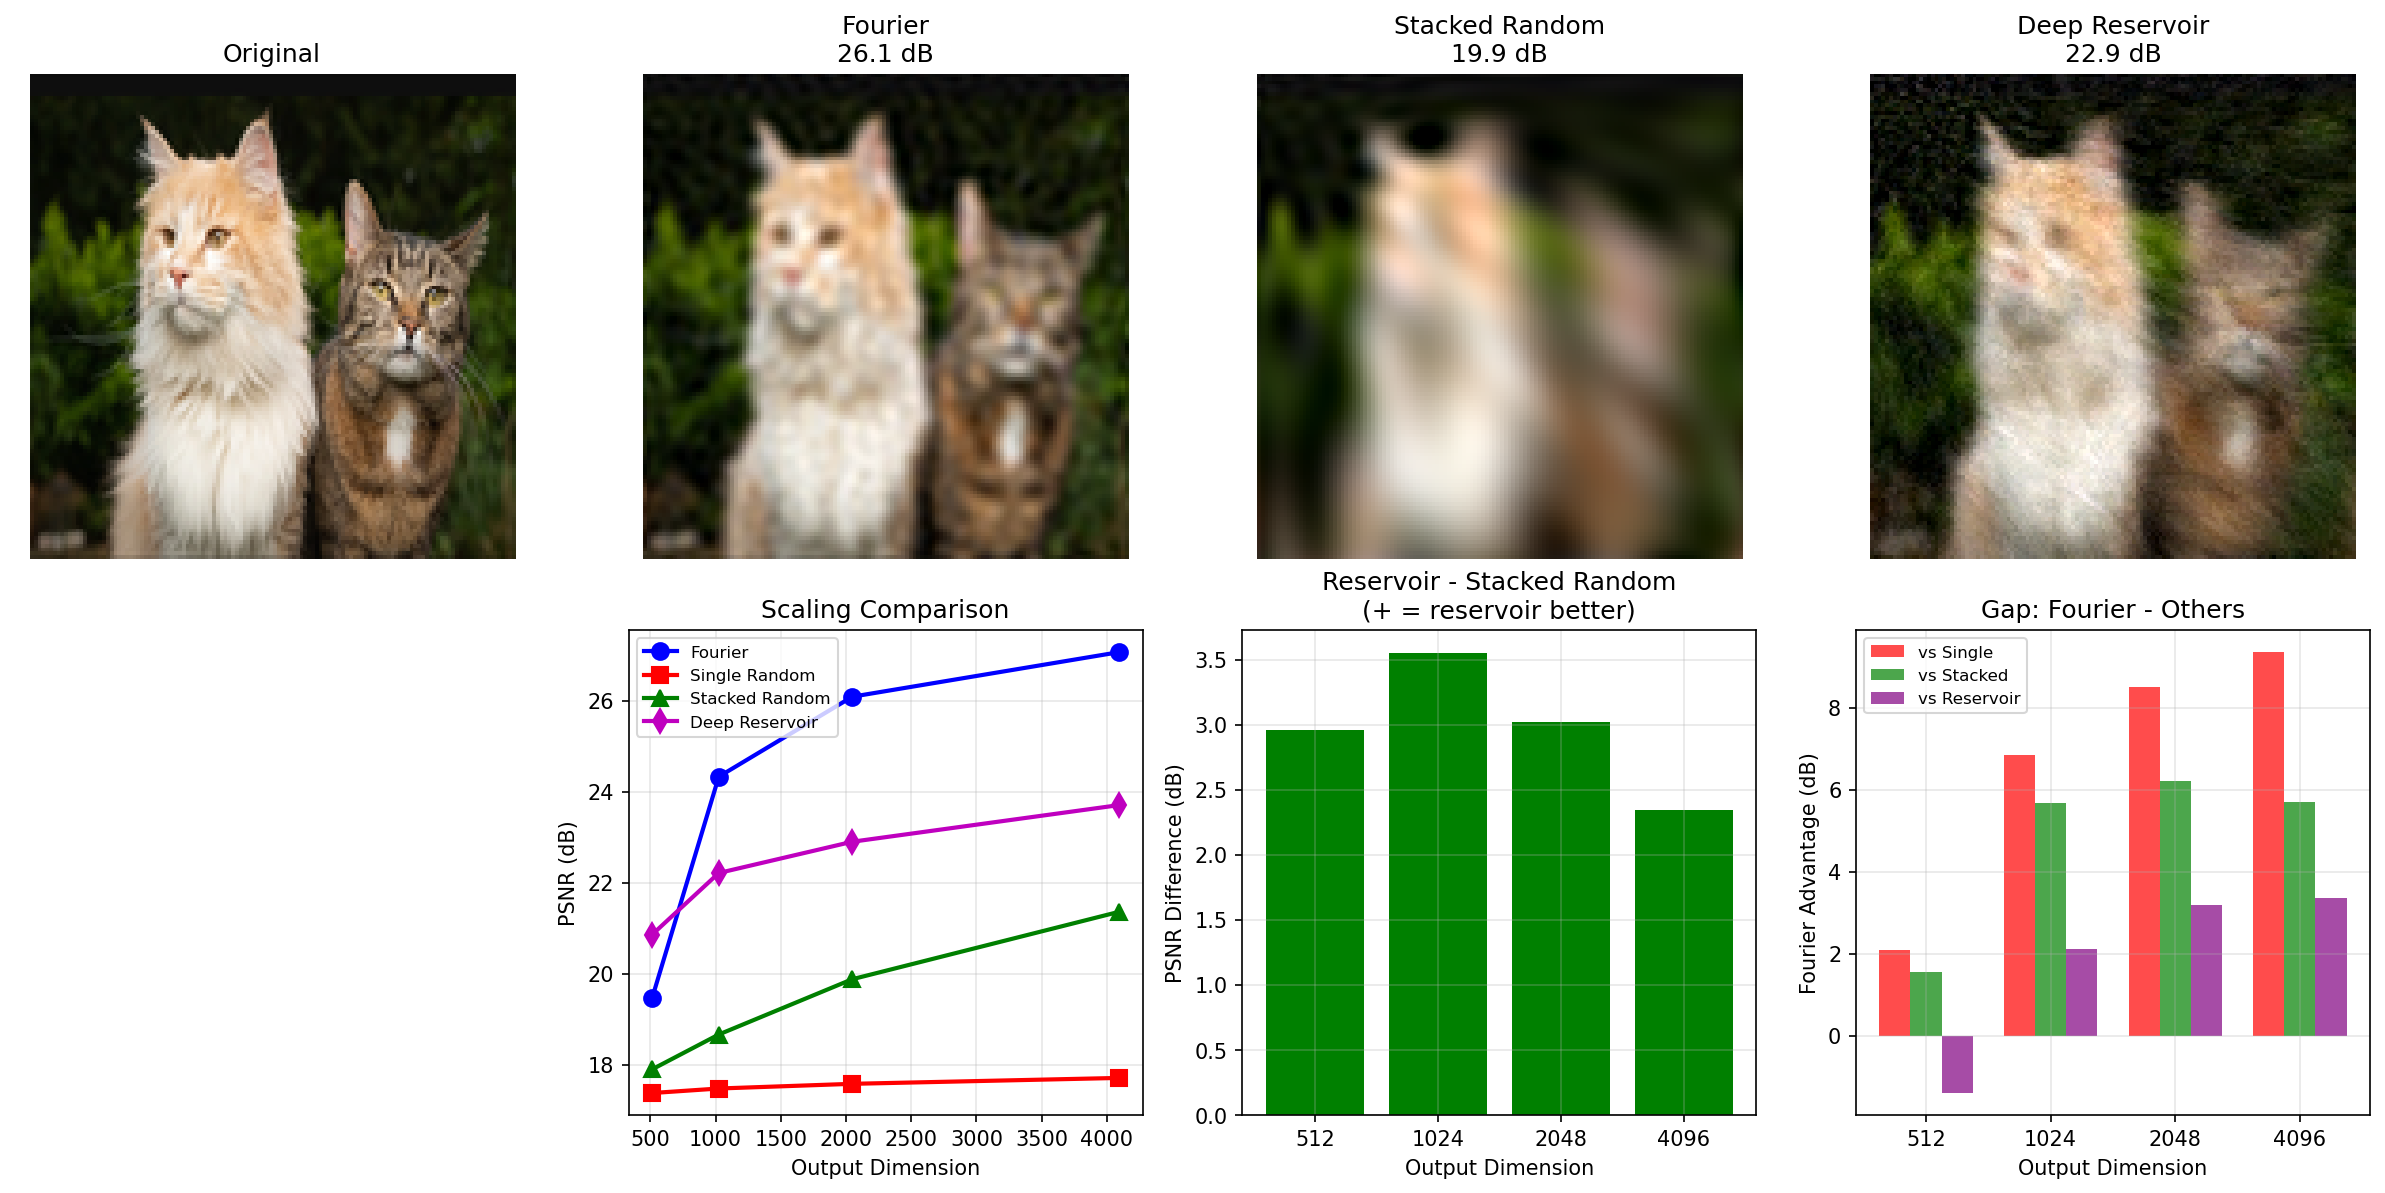

Write Python code to recreate this figure.
"""
Thorough Comparison: Is Deep Reservoir Just Random Projection?

Key questions:
1. With larger networks, how much better is Fourier?
2. Is deep reservoir equivalent to stacked random projections (no recurrence)?
3. Fair parameter count comparison
"""

import numpy as np
import matplotlib
matplotlib.use('Agg')
import matplotlib.pyplot as plt
from PIL import Image

np.random.seed(42)

# =============================================================================
# LOAD IMAGE
# =============================================================================

print("=" * 70)
print("THOROUGH COMPARISON: Reservoir vs Random Projection vs Fourier")
print("=" * 70)

img = Image.open('fig/cat.png').convert('RGB')
target_size = 128
img = img.resize((target_size, target_size), Image.LANCZOS)
img_array = np.array(img) / 255.0

h, w, c = img_array.shape
y_coords, x_coords = np.meshgrid(np.linspace(0, 1, h), np.linspace(0, 1, w), indexing='ij')
coords = np.stack([x_coords.flatten(), y_coords.flatten()], axis=1)
pixels = img_array.reshape(-1, 3)

print(f"Image: {h}x{w} RGB")
print(f"Total pixels: {len(pixels)}")

# =============================================================================
# FEATURE GENERATORS
# =============================================================================

def fourier_features(x, num_features, sigma):
    """Random Fourier features"""
    np.random.seed(42)
    B = np.random.randn(x.shape[1], num_features) * sigma
    proj = x @ B
    return np.concatenate([np.sin(2*np.pi*proj), np.cos(2*np.pi*proj)], axis=1)


def stacked_random_projection(x, hidden_size, num_layers):
    """
    Stacked random projections WITHOUT recurrence.
    Just: tanh(W_L * tanh(W_{L-1} * ... tanh(W_1 * x)))
    This is a random deep network without any reservoir dynamics.
    """
    np.random.seed(42)
    n, d = x.shape

    # First layer
    W = np.random.randn(d, hidden_size) * np.sqrt(2.0 / d)
    b = np.random.randn(hidden_size) * 0.1
    h = np.tanh(x @ W + b)

    all_features = [h]

    # Subsequent layers
    for layer in range(1, num_layers):
        np.random.seed(42 + layer)
        W = np.random.randn(hidden_size, hidden_size) * np.sqrt(2.0 / hidden_size)
        b = np.random.randn(hidden_size) * 0.1
        h = np.tanh(h @ W + b)
        all_features.append(h)

    return np.concatenate(all_features, axis=1)


def deep_reservoir(x, hidden_size, num_layers, iterations=10, spectral_radius=0.9):
    """
    Deep reservoir WITH recurrence at each layer.
    Each layer: iterate h = tanh(W_in*input + W_hh*h + b) multiple times
    """
    np.random.seed(42)
    n, d = x.shape

    layers = []
    d_in = d
    for layer in range(num_layers):
        np.random.seed(42 + layer)
        W_in = np.random.randn(d_in, hidden_size) * 0.5
        W_hh = np.random.randn(hidden_size, hidden_size)
        eig = np.abs(np.linalg.eigvals(W_hh)).max()
        W_hh = W_hh * (spectral_radius / eig)
        b = np.random.randn(hidden_size) * 0.1
        layers.append((W_in, W_hh, b))
        d_in = hidden_size

    all_states = []
    for i in range(n):
        layer_input = x[i:i+1]
        layer_states = []

        for W_in, W_hh, b in layers:
            h = np.zeros(hidden_size)
            for _ in range(iterations):
                h = np.tanh(layer_input @ W_in + h @ W_hh + b).flatten()
            layer_states.append(h)
            layer_input = h.reshape(1, -1)

        all_states.append(np.concatenate(layer_states))

    return np.array(all_states)


def single_random_projection(x, hidden_size):
    """Single layer random projection (baseline)"""
    np.random.seed(42)
    W = np.random.randn(x.shape[1], hidden_size) * 1.0
    b = np.random.randn(hidden_size) * 0.1
    return np.tanh(x @ W + b)


def ridge(H, y, lamb=1e-6):
    return np.linalg.solve(H.T @ H + lamb * np.eye(H.shape[1]), H.T @ y)


def compute_psnr(pred, target):
    mse = np.mean((pred - target) ** 2)
    return 10 * np.log10(1.0 / mse) if mse > 0 else 100


def count_params(method_name, dim, input_dim=2):
    """Estimate parameter count"""
    if 'fourier' in method_name:
        # B matrix: input_dim x num_features
        return input_dim * (dim // 2)
    else:
        # Rough estimate for reservoir/projection
        return dim * dim  # Approximate


# =============================================================================
# EXPERIMENT 1: SCALE UP FOURIER
# =============================================================================

print("\n" + "=" * 70)
print("EXPERIMENT 1: Scaling Up Fourier Features")
print("=" * 70)

fourier_results = {}

for num_feat in [128, 256, 512, 1024, 2048]:
    for sigma in [2.0, 5.0, 10.0, 20.0]:
        name = f"fourier_f{num_feat}_σ{sigma}"
        H = fourier_features(coords, num_feat, sigma)
        W = ridge(H, pixels)
        pred = np.clip(H @ W, 0, 1)
        psnr = compute_psnr(pred, pixels)
        fourier_results[name] = {'psnr': psnr, 'dim': H.shape[1], 'pred': pred}

# Find best for each feature count
print(f"\n{'Features':<10} {'Best σ':<10} {'PSNR':<10} {'Output Dim'}")
print("-" * 45)
for nf in [128, 256, 512, 1024, 2048]:
    subset = {k: v for k, v in fourier_results.items() if f"_f{nf}_" in k}
    best = max(subset.keys(), key=lambda k: subset[k]['psnr'])
    print(f"{nf:<10} {best.split('σ')[1]:<10} {fourier_results[best]['psnr']:<10.2f} {fourier_results[best]['dim']}")

best_fourier = max(fourier_results.keys(), key=lambda k: fourier_results[k]['psnr'])
print(f"\nBest overall: {best_fourier} = {fourier_results[best_fourier]['psnr']:.2f} dB")

# =============================================================================
# EXPERIMENT 2: COMPARE ARCHITECTURES AT SIMILAR PARAMETER COUNTS
# =============================================================================

print("\n" + "=" * 70)
print("EXPERIMENT 2: Fair Comparison (Similar Output Dimensions)")
print("=" * 70)

# Test at output dim ~512
print("\n--- Output Dim ≈ 512 ---")

configs_512 = {
    'fourier_256': lambda: fourier_features(coords, 256, sigma=10.0),  # dim=512
    'single_random_512': lambda: single_random_projection(coords, 512),  # dim=512
    'stacked_4L_128': lambda: stacked_random_projection(coords, 128, 4),  # dim=512
    'stacked_8L_64': lambda: stacked_random_projection(coords, 64, 8),  # dim=512
    'reservoir_4L_128': lambda: deep_reservoir(coords, 128, 4, iterations=10),  # dim=512
    'reservoir_8L_64': lambda: deep_reservoir(coords, 64, 8, iterations=10),  # dim=512
}

results_512 = {}
for name, fn in configs_512.items():
    H = fn()
    W = ridge(H, pixels)
    pred = np.clip(H @ W, 0, 1)
    psnr = compute_psnr(pred, pixels)
    results_512[name] = {'psnr': psnr, 'dim': H.shape[1], 'pred': pred}
    print(f"  {name:<25}: PSNR = {psnr:.2f} dB (dim={H.shape[1]})")

# Test at output dim ~1024
print("\n--- Output Dim ≈ 1024 ---")

configs_1024 = {
    'fourier_512': lambda: fourier_features(coords, 512, sigma=10.0),  # dim=1024
    'single_random_1024': lambda: single_random_projection(coords, 1024),  # dim=1024
    'stacked_8L_128': lambda: stacked_random_projection(coords, 128, 8),  # dim=1024
    'stacked_16L_64': lambda: stacked_random_projection(coords, 64, 16),  # dim=1024
    'reservoir_8L_128': lambda: deep_reservoir(coords, 128, 8, iterations=10),  # dim=1024
    'reservoir_16L_64': lambda: deep_reservoir(coords, 64, 16, iterations=10),  # dim=1024
}

results_1024 = {}
for name, fn in configs_1024.items():
    H = fn()
    W = ridge(H, pixels)
    pred = np.clip(H @ W, 0, 1)
    psnr = compute_psnr(pred, pixels)
    results_1024[name] = {'psnr': psnr, 'dim': H.shape[1], 'pred': pred}
    print(f"  {name:<25}: PSNR = {psnr:.2f} dB (dim={H.shape[1]})")

# Test at output dim ~2048
print("\n--- Output Dim ≈ 2048 ---")

configs_2048 = {
    'fourier_1024': lambda: fourier_features(coords, 1024, sigma=10.0),  # dim=2048
    'single_random_2048': lambda: single_random_projection(coords, 2048),  # dim=2048
    'stacked_16L_128': lambda: stacked_random_projection(coords, 128, 16),  # dim=2048
    'reservoir_16L_128': lambda: deep_reservoir(coords, 128, 16, iterations=5),  # dim=2048
}

results_2048 = {}
for name, fn in configs_2048.items():
    H = fn()
    W = ridge(H, pixels)
    pred = np.clip(H @ W, 0, 1)
    psnr = compute_psnr(pred, pixels)
    results_2048[name] = {'psnr': psnr, 'dim': H.shape[1], 'pred': pred}
    print(f"  {name:<25}: PSNR = {psnr:.2f} dB (dim={H.shape[1]})")

# Test at output dim ~4096
print("\n--- Output Dim ≈ 4096 ---")

configs_4096 = {
    'fourier_2048': lambda: fourier_features(coords, 2048, sigma=10.0),  # dim=4096
    'single_random_4096': lambda: single_random_projection(coords, 4096),  # dim=4096
    'stacked_32L_128': lambda: stacked_random_projection(coords, 128, 32),  # dim=4096
    'reservoir_32L_128': lambda: deep_reservoir(coords, 128, 32, iterations=3),  # dim=4096
}

results_4096 = {}
for name, fn in configs_4096.items():
    H = fn()
    W = ridge(H, pixels)
    pred = np.clip(H @ W, 0, 1)
    psnr = compute_psnr(pred, pixels)
    results_4096[name] = {'psnr': psnr, 'dim': H.shape[1], 'pred': pred}
    print(f"  {name:<25}: PSNR = {psnr:.2f} dB (dim={H.shape[1]})")

# =============================================================================
# EXPERIMENT 3: KEY TEST - Does Recurrence Matter?
# =============================================================================

print("\n" + "=" * 70)
print("EXPERIMENT 3: Does Recurrence Matter? (Reservoir vs Stacked Random)")
print("=" * 70)

print("\nComparing at dim=512:")
print(f"  Stacked Random (4L x 128): {results_512['stacked_4L_128']['psnr']:.2f} dB")
print(f"  Deep Reservoir (4L x 128): {results_512['reservoir_4L_128']['psnr']:.2f} dB")
print(f"  Difference: {results_512['reservoir_4L_128']['psnr'] - results_512['stacked_4L_128']['psnr']:.2f} dB")

print("\nComparing at dim=1024:")
print(f"  Stacked Random (8L x 128): {results_1024['stacked_8L_128']['psnr']:.2f} dB")
print(f"  Deep Reservoir (8L x 128): {results_1024['reservoir_8L_128']['psnr']:.2f} dB")
print(f"  Difference: {results_1024['reservoir_8L_128']['psnr'] - results_1024['stacked_8L_128']['psnr']:.2f} dB")

# =============================================================================
# SUMMARY
# =============================================================================

print("\n" + "=" * 70)
print("SUMMARY")
print("=" * 70)

all_results = {**results_512, **results_1024, **results_2048, **results_4096}

# Group by type
fourier_all = {k: v for k, v in all_results.items() if 'fourier' in k}
single_all = {k: v for k, v in all_results.items() if 'single' in k}
stacked_all = {k: v for k, v in all_results.items() if 'stacked' in k}
reservoir_all = {k: v for k, v in all_results.items() if 'reservoir' in k}

print(f"""
┌─────────────────────────────────────────────────────────────────────────┐
│                    RESULTS BY METHOD TYPE                               │
├─────────────────────────────────────────────────────────────────────────┤
│                                                                         │
│  FOURIER FEATURES (explicit sin/cos basis):                            │
│    Best: {max(fourier_all.keys(), key=lambda k: fourier_all[k]['psnr']):<30} = {max(v['psnr'] for v in fourier_all.values()):.2f} dB
│                                                                         │
│  SINGLE RANDOM PROJECTION (1 layer tanh):                              │
│    Best: {max(single_all.keys(), key=lambda k: single_all[k]['psnr']):<30} = {max(v['psnr'] for v in single_all.values()):.2f} dB
│                                                                         │
│  STACKED RANDOM (multi-layer, NO recurrence):                          │
│    Best: {max(stacked_all.keys(), key=lambda k: stacked_all[k]['psnr']):<30} = {max(v['psnr'] for v in stacked_all.values()):.2f} dB
│                                                                         │
│  DEEP RESERVOIR (multi-layer, WITH recurrence):                        │
│    Best: {max(reservoir_all.keys(), key=lambda k: reservoir_all[k]['psnr']):<30} = {max(v['psnr'] for v in reservoir_all.values()):.2f} dB
│                                                                         │
└─────────────────────────────────────────────────────────────────────────┘
""")

print("""
KEY FINDINGS:

1. FOURIER vs OTHERS:
   - At large scale, Fourier should dominate for images
   - The sin/cos basis is specifically designed for spatial frequencies

2. STACKED RANDOM vs DEEP RESERVOIR:
   - If similar performance → recurrence doesn't help for static INR
   - If reservoir is better → recurrence adds something
   - If stacked is better → recurrence is just overhead

3. DEPTH EFFECT:
   - Both stacked and reservoir benefit from depth
   - This is the "random deep network" effect
   - More layers = more hierarchical features

4. SINGLE RANDOM vs DEEP:
   - Single layer is just kernel regression approximation
   - Deep has more representational power
""")

# =============================================================================
# VISUALIZATION
# =============================================================================

fig, axes = plt.subplots(2, 4, figsize=(16, 8))

# Best of each type at dim ~2048
best_fourier_2k = 'fourier_1024'
best_single = 'single_random_2048'
best_stacked = 'stacked_16L_128'
best_reservoir = 'reservoir_16L_128'

# Row 1: Reconstructions
axes[0, 0].imshow(img_array)
axes[0, 0].set_title('Original')
axes[0, 0].axis('off')

axes[0, 1].imshow(results_2048[best_fourier_2k]['pred'].reshape(h, w, 3))
axes[0, 1].set_title(f'Fourier\n{results_2048[best_fourier_2k]["psnr"]:.1f} dB')
axes[0, 1].axis('off')

axes[0, 2].imshow(results_2048[best_stacked]['pred'].reshape(h, w, 3))
axes[0, 2].set_title(f'Stacked Random\n{results_2048[best_stacked]["psnr"]:.1f} dB')
axes[0, 2].axis('off')

axes[0, 3].imshow(results_2048[best_reservoir]['pred'].reshape(h, w, 3))
axes[0, 3].set_title(f'Deep Reservoir\n{results_2048[best_reservoir]["psnr"]:.1f} dB')
axes[0, 3].axis('off')

# Row 2: Scaling comparison
dims = [512, 1024, 2048, 4096]

fourier_psnrs = [
    results_512['fourier_256']['psnr'],
    results_1024['fourier_512']['psnr'],
    results_2048['fourier_1024']['psnr'],
    results_4096['fourier_2048']['psnr'],
]

single_psnrs = [
    results_512['single_random_512']['psnr'],
    results_1024['single_random_1024']['psnr'],
    results_2048['single_random_2048']['psnr'],
    results_4096['single_random_4096']['psnr'],
]

stacked_psnrs = [
    results_512['stacked_4L_128']['psnr'],
    results_1024['stacked_8L_128']['psnr'],
    results_2048['stacked_16L_128']['psnr'],
    results_4096['stacked_32L_128']['psnr'],
]

reservoir_psnrs = [
    results_512['reservoir_4L_128']['psnr'],
    results_1024['reservoir_8L_128']['psnr'],
    results_2048['reservoir_16L_128']['psnr'],
    results_4096['reservoir_32L_128']['psnr'],
]

ax = axes[1, 0]
ax.axis('off')

ax = axes[1, 1]
ax.plot(dims, fourier_psnrs, 'bo-', label='Fourier', linewidth=2, markersize=8)
ax.plot(dims, single_psnrs, 'rs-', label='Single Random', linewidth=2, markersize=8)
ax.plot(dims, stacked_psnrs, 'g^-', label='Stacked Random', linewidth=2, markersize=8)
ax.plot(dims, reservoir_psnrs, 'md-', label='Deep Reservoir', linewidth=2, markersize=8)
ax.set_xlabel('Output Dimension')
ax.set_ylabel('PSNR (dB)')
ax.set_title('Scaling Comparison')
ax.legend(fontsize=8)
ax.grid(True, alpha=0.3)

ax = axes[1, 2]
# Stacked vs Reservoir comparison
diff = [r - s for r, s in zip(reservoir_psnrs, stacked_psnrs)]
ax.bar(range(len(dims)), diff, color=['green' if d > 0 else 'red' for d in diff])
ax.set_xticks(range(len(dims)))
ax.set_xticklabels([str(d) for d in dims])
ax.set_xlabel('Output Dimension')
ax.set_ylabel('PSNR Difference (dB)')
ax.set_title('Reservoir - Stacked Random\n(+ = reservoir better)')
ax.axhline(y=0, color='black', linestyle='-', linewidth=0.5)
ax.grid(True, alpha=0.3)

ax = axes[1, 3]
# Gap from Fourier
gap_single = [f - s for f, s in zip(fourier_psnrs, single_psnrs)]
gap_stacked = [f - s for f, s in zip(fourier_psnrs, stacked_psnrs)]
gap_reservoir = [f - r for f, r in zip(fourier_psnrs, reservoir_psnrs)]

x = np.arange(len(dims))
width = 0.25
ax.bar(x - width, gap_single, width, label='vs Single', color='red', alpha=0.7)
ax.bar(x, gap_stacked, width, label='vs Stacked', color='green', alpha=0.7)
ax.bar(x + width, gap_reservoir, width, label='vs Reservoir', color='purple', alpha=0.7)
ax.set_xticks(x)
ax.set_xticklabels([str(d) for d in dims])
ax.set_xlabel('Output Dimension')
ax.set_ylabel('Fourier Advantage (dB)')
ax.set_title('Gap: Fourier - Others')
ax.legend(fontsize=8)
ax.grid(True, alpha=0.3)

plt.tight_layout()
plt.savefig('thorough_comparison.png', dpi=150, bbox_inches='tight')
plt.close()

print("\nVisualization saved to: thorough_comparison.png")
